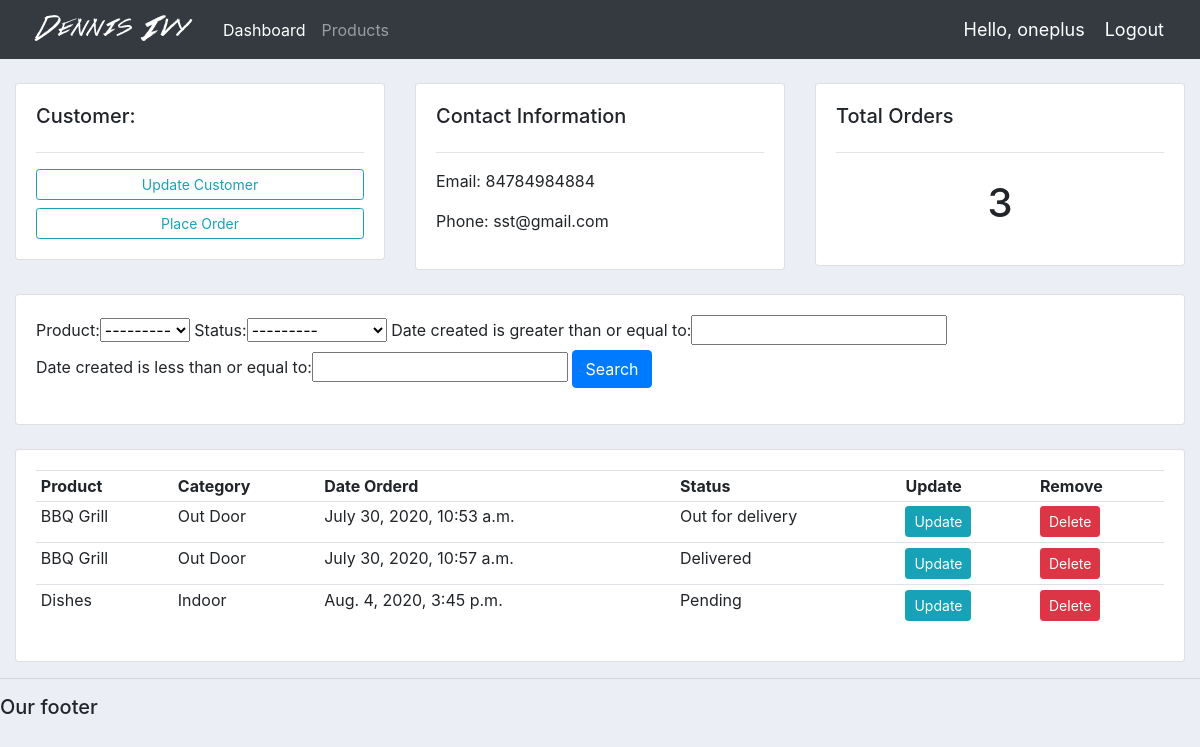
Page /customer/1/ (signed in) on the committed database.
### accounts/models.py (models this page shows, shortened)
class Customer(models.Model):
    user = models.OneToOneField(User, null=True, blank= True, on_delete=models.CASCADE)
    name = models.CharField(max_length=200, null = True)
    phone = models.CharField(max_length=200, null = True)
    email = models.CharField(max_length=200, null = True)
    profile_pic = models.ImageField(default = "profile2_f5ruxaX.png", null=True, blank=True)
    date_created = models.DateTimeField(auto_now_add=True, null = True)

class Order(models.Model):
    STATUS = (
        ('Pending', 'Pending'),
        ('Out for delivery','Out for delivery'),
        ('Delivered','Delivered'),
    )
    customer = models.ForeignKey(Customer, null=True, on_delete = models.SET_NULL)
    product = models.ForeignKey(Product, null=True, on_delete = models.SET_NULL)
    date_created = models.DateTimeField(auto_now_add=True, null = True)
    status = models.CharField(max_length=200 , null = True , choices = STATUS)

class Product(models.Model):
    CATEGORY  = (
        ('Indoor','Indoor'),
        ('Out Door','Out Door'),
    )
    name = models.CharField(max_length=200, null = True)
    price = models.FloatField(null = True)
    category = models.CharField(max_length=200, null = True, choices = CATEGORY)
    description = models.CharField(max_length=200, null = True, blank=True)
    tags = models.ManyToManyField(Tag)
    def __str__(self):
        return self.name

### accounts/decorators.py (the view)
        def wrapper_func(request, *args, **kwargs):
            group = None
            if request.user.groups.exists():
                group = request.user.groups.all()[0].name
            if group in allowed_roles:
                return view_func(request, *args, **kwargs)
            else:
                return HttpResponse("You are not authorized to view this page")

### accounts/views.py (called while the page is built)
@login_required(login_url='login')
@allowed_users(allowed_roles=['admin'])
def customer(request,pk):
    customer = Customer.objects.get(id=pk)
    orders = customer.order_set.all()
    order_count = orders.count()
    myFilter = OrderFilter(request.GET, queryset=orders)
    orders = myFilter.qs
    context = {'customer':customer,'orders':orders,'order_count':order_count,'myFilter':myFilter}
    return render(request, 'accounts/customer.html',context)

### accounts/templates/accounts/customer.html
{% extends 'accounts/main.html'%}
{% block content %}
<br>
<div class="row">
	<div class="col-md">
		<div class="card card-body">
			<h5>Customer:</h5>
			<hr>
			<a class="btn btn-outline-info  btn-sm btn-block" href="">Update Customer</a>
			<a class="btn btn-outline-info  btn-sm btn-block" href="{% url 'create_order' customer.id %}">Place Order</a>
		</div>
	</div>
	<div class="col-md">
		<div class="card card-body">
			<h5>Contact Information</h5>
			<hr>
			<p>Email: {{ customer.phone }}</p>
			<p>Phone: {{ customer.email }}</p>
		</div>
	</div>
	<div class="col-md">
		<div class="card card-body">
			<h5>Total Orders</h5>
			<hr>
			<h1 style="text-align: center;padding: 10px">{{order_count}}</h1>
		</div>
	</div>
</div>
<br>
<div class="row">
	<div class="col">
		<div class="card card-body">
			<form method="get">
			{{myFilter.form}}
		    <button class="btn btn-primary" type="submit">Search</button>
		  </form>
		</div>
	</div>
</div>
<br>
<div class="row">
	<div class="col-md">
		<div class="card card-body">
			<table class="table table-sm">
				<tr>
					<th>Product</th>
					<th>Category</th>
					<th>Date Orderd</th>
					<th>Status</th>
					<th>Update</th>
					<th>Remove</th>
				</tr>
				{% for order in orders %}
				<tr>
					<td>{{ order.product }}</td>
					<td>{{ order.product.category }}</td>
					<td>{{ order.date_created }}</td>
					<td>{{ order.status }}</td>
					<td><a class="btn btn-sm btn-info" href="{% url 'update_order' order.id %}">Update</a></td>
					<td><a class="btn btn-sm btn-danger" href="{% url 'delete_order' order.id %}">Delete</a></td>
				</tr>
				{% endfor %}
			</table>
		</div>
	</div>
</div>
{% endblock %}

### accounts/templates/accounts/navbar.html (shortened to what this page needs)
{% load static %}
<nav class="navbar navbar-expand-lg navbar-dark bg-dark">
    <img src="{% static '/images/logo.png/' %}" >
    <div class="collapse navbar-collapse" id="navbarNavAltMarkup">
      <div class="navbar-nav">
      {% if request.user.is_staff %}
        <a class="nav-item nav-link active" href="{% url 'home' %}">Dashboard</a>
        <a class="nav-item nav-link" href="{% url 'products' %}">Products</a>
      {% else %}
        <a class="nav-item nav-link" href="{% url 'account' %}">Settings</a>
      {% endif %}
      </div>
    </div>
    <span class="hello-msg">Hello, {{ request.user }}</span>
    <span ><a class="hello-msg" href="{% url 'logout' %}">Logout</a></span>
  </nav>

### static/css/main.css (style rules this page uses)
body { background-color: #ebeff5; }

### accounts/templates/accounts/navbar.html (style rules this page uses)
.hello-msg { font-size : 18px; color : #fff; margin-right: 20px; }

### rows in the picture
Customer: phone "84784984884", email "sst@gmail.com"
Order: product "BBQ Grill", product.category "Out Door", date_created "July 30, 2020, 10:53 a.m.", status "Out for delivery"
Order: product "BBQ Grill", product.category "Out Door", date_created "July 30, 2020, 10:57 a.m.", status "Delivered"
Order: product "Dishes", product.category "Indoor", date_created "Aug. 4, 2020, 3:45 p.m.", status "Pending"

### other values in the picture
{{ request.user }} "oneplus"
{{ order_count }} "3"
